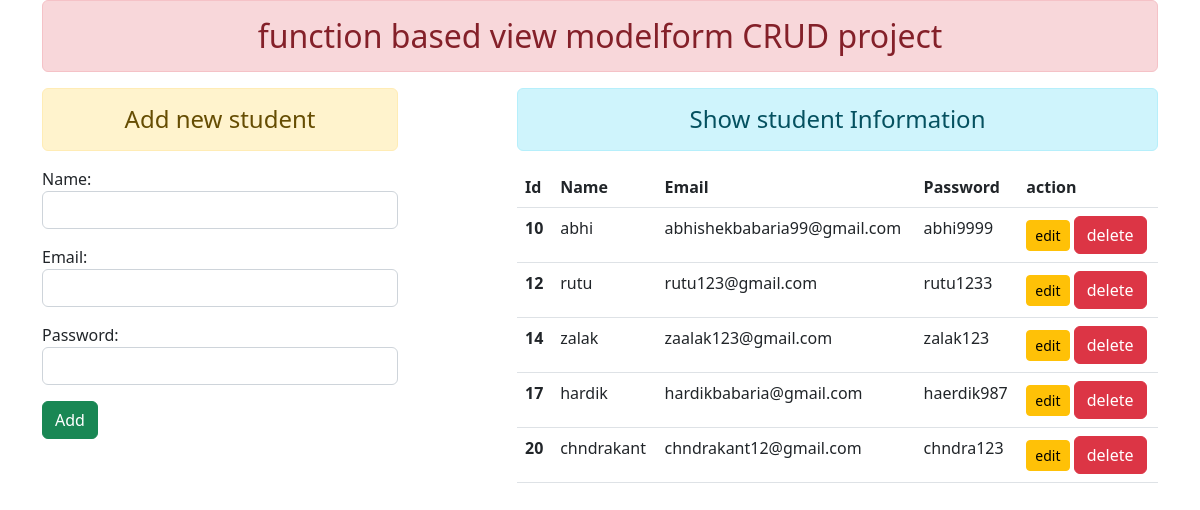
The page / on the database its author committed.
### enroll/models.py (models this page shows)
class User(models.Model):#inherits model class  from models
 name     = models.CharField(max_length=70)
 email    = models.EmailField(max_length=100)
 password = models.CharField(max_length=100)

### enroll/views.py (the view)
# urls.py: path('',views.add_show,name="addandshow"),
def add_show(request):#if data comes with post request(if you want to save all the data then use this method otherwise given.)
    if request.method =='POST':
     fm = StudentRegistration(request.POST)
     if fm.is_valid():
        fm.save() #if u want to show blank form after clicking on add button then add fm=studentregistration()after this line
    else: #if it comes with get request
     fm = StudentRegistration()
    stud = User.objects.all()  #this shown data in side table
    return render(request,'enroll/addandshow.html',{'form':fm,'stu':stud})

### enroll/forms.py
class StudentRegistration(forms.ModelForm):
    class Meta:
        model = User
        fields=['name','email','password']
        widgets={
            'name':forms.TextInput(attrs={'class':'form-control'}),
            'email':forms.EmailInput(attrs={'class':'form-control'}),
            'password':forms.PasswordInput(render_value=True,attrs={'class':'form-control'}),
        }

### enroll/templates/enroll/addandshow.html (shortened to what this page needs)
{% extends 'enroll/base.html' %}
{% block content %}
<div class="row">
  <div class="col-sm-4">
    <h4 class="text-center alert alert-warning">Add new student</h4>
    <form action="" method="POST">
      {{form.as_p}}
      <input type="submit" class="btn btn-success" value="Add">
    </form>
  </div>
  <div class="col-sm-7 offset-1">
    <h4 class="text-center alert alert-info">Show student Information</h4>
    {% if stu %}
    <table class="table table-hover">
      <thead>
        <tr>
          <th scope="col">Id</th>
          <th scope="col">Name</th>
          <th scope="col">Email</th>
          <th scope="col">Password</th>
          <th scope="col">action</th>
        </tr>
      </thead>
      <tbody>
        {% for st in stu %}
        <tr>
          <th scope="row">{{st.id}}</th>
          <td>{{st.name}}</td>
          <td>{{st.email}}</td>
          <td>{{st.password}}</td>
          <td>
            <a href="{% url 'updatedata' st.id %}" class="btn btn-warning btn-sm">edit</a>
            <form action="{% url 'delete' st.id %}" method="POST" class="d-inline">{% csrf_token %}
              <input type="submit" class="btn btn-danger" value="delete">
            </form>
          </td>
        </tr>
        {% endfor %}
      </tbody>
    </table>
    {% else %}
    <h4 class="text-center alert alert-warning">No records found</h4>
    {% endif %}
  </div>
</div>
{% endblock content %}

### enroll/templates/enroll/base.html (shortened to what this page needs)
<!DOCTYPE html>
{% load static %}
<html lang="en">
<head>
    <link rel="stylesheet" href="{% static 'enroll/css/bootstrap.css'%}">
</head>
<body>
    <div class = container mt-5>
        <h2 class="text-center alert alert-danger">function based view modelform CRUD project</h2>
        {% block content %}
        {% endblock content %}
    </div>
</body>
</html>

### rows shown on the page
User: id "10", name "abhi", email "abhishekbabaria99@gmail.com", password "abhi9999"
User: id "12", name "rutu", email "rutu123@gmail.com", password "rutu1233"
User: id "14", name "zalak", email "zaalak123@gmail.com", password "zalak123"
User: id "17", name "hardik", email "hardikbabaria@gmail.com", password "haerdik987"
User: id "20", name "chndrakant", email "chndrakant12@gmail.com", password "chndra123"
